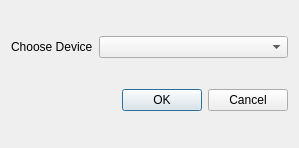
<?xml version="1.0" encoding="UTF-8"?>
<ui version="4.0">
 <class>DeviceSelectionDialog</class>
 <widget class="QDialog" name="DeviceSelectionDialog">
  <property name="geometry">
   <rect>
    <x>0</x>
    <y>0</y>
    <width>299</width>
    <height>148</height>
   </rect>
  </property>
  <property name="windowTitle">
   <string>Device Catalog: Device Selection Dialog</string>
  </property>
  <layout class="QGridLayout" name="gridLayout">
   <item row="0" column="0">
    <layout class="QHBoxLayout" name="horizontalLayout">
     <item>
      <widget class="QLabel" name="_deviceLabel">
       <property name="text">
        <string>Choose Device</string>
       </property>
      </widget>
     </item>
     <item>
      <widget class="QComboBox" name="_deviceSelectionBox">
       <property name="sizePolicy">
        <sizepolicy hsizetype="Expanding" vsizetype="Fixed">
         <horstretch>0</horstretch>
         <verstretch>0</verstretch>
        </sizepolicy>
       </property>
      </widget>
     </item>
    </layout>
   </item>
   <item row="1" column="0">
    <widget class="QDialogButtonBox" name="_selectionDialogBtnBox">
     <property name="orientation">
      <enum>Qt::Horizontal</enum>
     </property>
     <property name="standardButtons">
      <set>QDialogButtonBox::Cancel|QDialogButtonBox::Ok</set>
     </property>
    </widget>
   </item>
  </layout>
 </widget>
 <resources/>
 <connections>
  <connection>
   <sender>_selectionDialogBtnBox</sender>
   <signal>accepted()</signal>
   <receiver>DeviceSelectionDialog</receiver>
   <slot>accept()</slot>
   <hints>
    <hint type="sourcelabel">
     <x>248</x>
     <y>254</y>
    </hint>
    <hint type="destinationlabel">
     <x>157</x>
     <y>274</y>
    </hint>
   </hints>
  </connection>
  <connection>
   <sender>_selectionDialogBtnBox</sender>
   <signal>rejected()</signal>
   <receiver>DeviceSelectionDialog</receiver>
   <slot>reject()</slot>
   <hints>
    <hint type="sourcelabel">
     <x>316</x>
     <y>260</y>
    </hint>
    <hint type="destinationlabel">
     <x>286</x>
     <y>274</y>
    </hint>
   </hints>
  </connection>
 </connections>
</ui>
